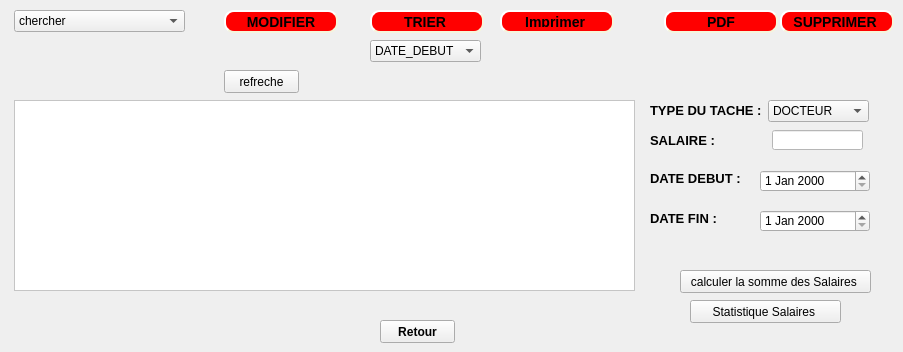
     <widget class="QWidget" name="tab_4">
      <attribute name="title">
       <string>AFFICHER </string>
      </attribute>
      <widget class="QPushButton" name="pushButton_refreche_2">
       <property name="geometry">
        <rect>
         <x>224</x>
         <y>70</y>
         <width>75</width>
         <height>23</height>
        </rect>
       </property>
       <property name="text">
        <string>refreche</string>
       </property>
      </widget>
      <widget class="QPushButton" name="pushButton_imprimer_2">
       <property name="geometry">
        <rect>
         <x>500</x>
         <y>10</y>
         <width>114</width>
         <height>23</height>
        </rect>
       </property>
       <property name="styleSheet">
        <string notr="true">background-color: red;
    border-style: outset;
    border-width: 2px;
    border-radius: 10px;
    border-color: beige;
    font: bold 14px;
    min-width: 6em;
    padding: 4;</string>
       </property>
       <property name="text">
        <string>Imprimer </string>
       </property>
      </widget>
      <widget class="QPushButton" name="pushButton_mod_2">
       <property name="geometry">
        <rect>
         <x>224</x>
         <y>10</y>
         <width>114</width>
         <height>23</height>
        </rect>
       </property>
       <property name="styleSheet">
        <string notr="true">background-color: red;
    border-style: outset;
    border-width: 2px;
    border-radius: 10px;
    border-color: beige;
    font: bold 14px;
    min-width: 6em;
    padding: 4;</string>
       </property>
       <property name="text">
        <string>MODIFIER</string>
       </property>
      </widget>
      <widget class="QLabel" name="label_26">
       <property name="geometry">
        <rect>
         <x>810</x>
         <y>40</y>
         <width>41</width>
         <height>20</height>
        </rect>
       </property>
       <property name="text">
        <string/>
       </property>
       <property name="pixmap">
        <pixmap resource="Ressource.qrc">:/supprimer.jpg</pixmap>
       </property>
       <property name="scaledContents">
        <bool>true</bool>
       </property>
      </widget>
      <widget class="QComboBox" name="comboBox_chercher_2">
       <property name="geometry">
        <rect>
         <x>14</x>
         <y>10</y>
         <width>171</width>
         <height>22</height>
        </rect>
       </property>
       <item>
        <property name="text">
         <string>chercher </string>
        </property>
       </item>
       <item>
        <property name="text">
         <string>salaire</string>
        </property>
       </item>
       <item>
        <property name="text">
         <string>type</string>
        </property>
       </item>
       <item>
        <property name="text">
         <string>date_debut_type_salaire</string>
        </property>
       </item>
      </widget>
      <widget class="QPushButton" name="pushButton_11">
       <property name="geometry">
        <rect>
         <x>370</x>
         <y>10</y>
         <width>114</width>
         <height>23</height>
        </rect>
       </property>
       <property name="styleSheet">
        <string notr="true">background-color: red;
    border-style: outset;
    border-width: 2px;
    border-radius: 10px;
    border-color: beige;
    font: bold 14px;
    min-width: 6em;
    padding: 4;</string>
       </property>
       <property name="text">
        <string>TRIER </string>
       </property>
      </widget>
      <widget class="QComboBox" name="comboBox_trier_2">
       <property name="geometry">
        <rect>
         <x>370</x>
         <y>40</y>
         <width>111</width>
         <height>22</height>
        </rect>
       </property>
       <item>
        <property name="text">
         <string>DATE_DEBUT </string>
        </property>
       </item>
       <item>
        <property name="text">
         <string>DATE_FIN</string>
        </property>
       </item>
       <item>
        <property name="text">
         <string>SALAIRE ET DATE_DEBUT ET DATE_FIN</string>
        </property>
       </item>
      </widget>
      <widget class="QTableView" name="tableView_em_2">
       <property name="geometry">
        <rect>
         <x>14</x>
         <y>100</y>
         <width>621</width>
         <height>191</height>
        </rect>
       </property>
       <property name="styleSheet">
        <string notr="true">background-color: rgb(255, 255, 255);</string>
       </property>
      </widget>
      <widget class="QPushButton" name="pushButton_pdf_2">
       <property name="geometry">
        <rect>
         <x>664</x>
         <y>10</y>
         <width>114</width>
         <height>23</height>
        </rect>
       </property>
       <property name="styleSheet">
        <string notr="true">background-color: red;
    border-style: outset;
    border-width: 2px;
    border-radius: 10px;
    border-color: beige;
    font: bold 14px;
    min-width: 6em;
    padding: 4;</string>
       </property>
       <property name="text">
        <string>PDF</string>
       </property>
      </widget>
      <widget class="QLabel" name="label_28">
       <property name="geometry">
        <rect>
         <x>194</x>
         <y>10</y>
         <width>21</width>
         <height>21</height>
        </rect>
       </property>
       <property name="text">
        <string/>
       </property>
       <property name="pixmap">
        <pixmap resource="Ressource.qrc">:/recherche.png</pixmap>
       </property>
       <property name="scaledContents">
        <bool>true</bool>
       </property>
      </widget>
      <widget class="QPushButton" name="pushButton_sup_2">
       <property name="geometry">
        <rect>
         <x>780</x>
         <y>10</y>
         <width>114</width>
         <height>23</height>
        </rect>
       </property>
       <property name="styleSheet">
        <string notr="true">background-color: red;
    border-style: outset;
    border-width: 2px;
    border-radius: 10px;
    border-color: beige;
    font: bold 14px;
    min-width: 6em;
    padding: 4;</string>
       </property>
       <property name="text">
        <string>SUPPRIMER </string>
       </property>
      </widget>
      <widget class="QLineEdit" name="lineEdit_salaire_2">
       <property name="geometry">
        <rect>
         <x>772</x>
         <y>130</y>
         <width>91</width>
         <height>20</height>
        </rect>
       </property>
       <property name="styleSheet">
        <string notr="true">background-color: rgb(255, 255, 255);</string>
       </property>
      </widget>
      <widget class="QDateEdit" name="dateEdit_debut_2">
       <property name="geometry">
        <rect>
         <x>760</x>
         <y>170</y>
         <width>110</width>
         <height>22</height>
        </rect>
       </property>
      </widget>
      <widget class="QDateEdit" name="dateEdit_fin_2">
       <property name="geometry">
        <rect>
         <x>760</x>
         <y>210</y>
         <width>110</width>
         <height>22</height>
        </rect>
       </property>
      </widget>
      <widget class="QLabel" name="label_31">
       <property name="geometry">
        <rect>
         <x>650</x>
         <y>100</y>
         <width>111</width>
         <height>20</height>
        </rect>
       </property>
       <property name="font">
        <font>
         <pointsize>10</pointsize>
         <weight>75</weight>
         <bold>true</bold>
        </font>
       </property>
       <property name="text">
        <string>TYPE DU TACHE : </string>
       </property>
      </widget>
      <widget class="QLabel" name="label_32">
       <property name="geometry">
        <rect>
         <x>650</x>
         <y>130</y>
         <width>71</width>
         <height>20</height>
        </rect>
       </property>
       <property name="font">
        <font>
         <pointsize>10</pointsize>
         <weight>75</weight>
         <bold>true</bold>
        </font>
       </property>
       <property name="text">
        <string>SALAIRE :</string>
       </property>
      </widget>
      <widget class="QLabel" name="label_33">
       <property name="geometry">
        <rect>
         <x>650</x>
         <y>210</y>
         <width>91</width>
         <height>16</height>
        </rect>
       </property>
       <property name="font">
        <font>
         <pointsize>10</pointsize>
         <weight>75</weight>
         <bold>true</bold>
        </font>
       </property>
       <property name="text">
        <string>DATE FIN :</string>
       </property>
      </widget>
      <widget class="QLabel" name="label_34">
       <property name="geometry">
        <rect>
         <x>650</x>
         <y>170</y>
         <width>91</width>
         <height>16</height>
        </rect>
       </property>
       <property name="font">
        <font>
         <pointsize>10</pointsize>
         <weight>75</weight>
         <bold>true</bold>
        </font>
       </property>
       <property name="text">
        <string>DATE DEBUT :</string>
       </property>
      </widget>
      <widget class="QComboBox" name="comboBox_type_tache_2">
       <property name="geometry">
        <rect>
         <x>768</x>
         <y>100</y>
         <width>101</width>
         <height>22</height>
        </rect>
       </property>
       <item>
        <property name="text">
         <string>DOCTEUR</string>
        </property>
       </item>
       <item>
        <property name="text">
         <string>INFERMIERE</string>
        </property>
       </item>
      </widget>
      <widget class="QPushButton" name="pushButton_ret2">
       <property name="geometry">
        <rect>
         <x>380</x>
         <y>320</y>
         <width>75</width>
         <height>23</height>
        </rect>
       </property>
       <property name="font">
        <font>
         <weight>75</weight>
         <bold>true</bold>
        </font>
       </property>
       <property name="text">
        <string>Retour</string>
       </property>
      </widget>
      <widget class="QPushButton" name="pushButton_calculer">
       <property name="geometry">
        <rect>
         <x>680</x>
         <y>270</y>
         <width>191</width>
         <height>23</height>
        </rect>
       </property>
       <property name="text">
        <string>calculer la somme des Salaires </string>
       </property>
      </widget>
      <widget class="QPushButton" name="pushButton_salaire">
       <property name="geometry">
        <rect>
         <x>690</x>
         <y>300</y>
         <width>151</width>
         <height>23</height>
        </rect>
       </property>
       <property name="text">
        <string>Statistique Salaires </string>
       </property>
      </widget>
     </widget>
